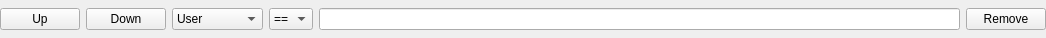
<?xml version="1.0" encoding="UTF-8"?>
<ui version="4.0">
 <class>SplitByRuleWidget</class>
 <widget class="QWidget" name="SplitByRuleWidget">
  <property name="geometry">
   <rect>
    <x>0</x>
    <y>0</y>
    <width>1046</width>
    <height>38</height>
   </rect>
  </property>
  <property name="windowTitle">
   <string>Form</string>
  </property>
  <layout class="QHBoxLayout" name="horizontalLayout" stretch="0,0,0,0,1,0">
   <property name="leftMargin">
    <number>0</number>
   </property>
   <property name="topMargin">
    <number>0</number>
   </property>
   <property name="rightMargin">
    <number>0</number>
   </property>
   <property name="bottomMargin">
    <number>0</number>
   </property>
   <item>
    <widget class="QPushButton" name="upButton">
     <property name="text">
      <string>Up</string>
     </property>
    </widget>
   </item>
   <item>
    <widget class="QPushButton" name="downButton">
     <property name="text">
      <string>Down</string>
     </property>
    </widget>
   </item>
   <item>
    <widget class="QComboBox" name="columnComboBox">
     <item>
      <property name="text">
       <string>User</string>
      </property>
     </item>
     <item>
      <property name="text">
       <string>Task</string>
      </property>
     </item>
     <item>
      <property name="text">
       <string>Description</string>
      </property>
     </item>
    </widget>
   </item>
   <item>
    <widget class="QComboBox" name="operatorComboBox">
     <item>
      <property name="text">
       <string>==</string>
      </property>
     </item>
     <item>
      <property name="text">
       <string>&lt;&gt;</string>
      </property>
     </item>
    </widget>
   </item>
   <item>
    <widget class="QLineEdit" name="comparisonValueEdit"/>
   </item>
   <item>
    <widget class="QPushButton" name="removeButton">
     <property name="text">
      <string>Remove</string>
     </property>
     <property name="--error" stdset="0">
      <bool>true</bool>
     </property>
    </widget>
   </item>
  </layout>
 </widget>
 <resources/>
 <connections/>
</ui>
